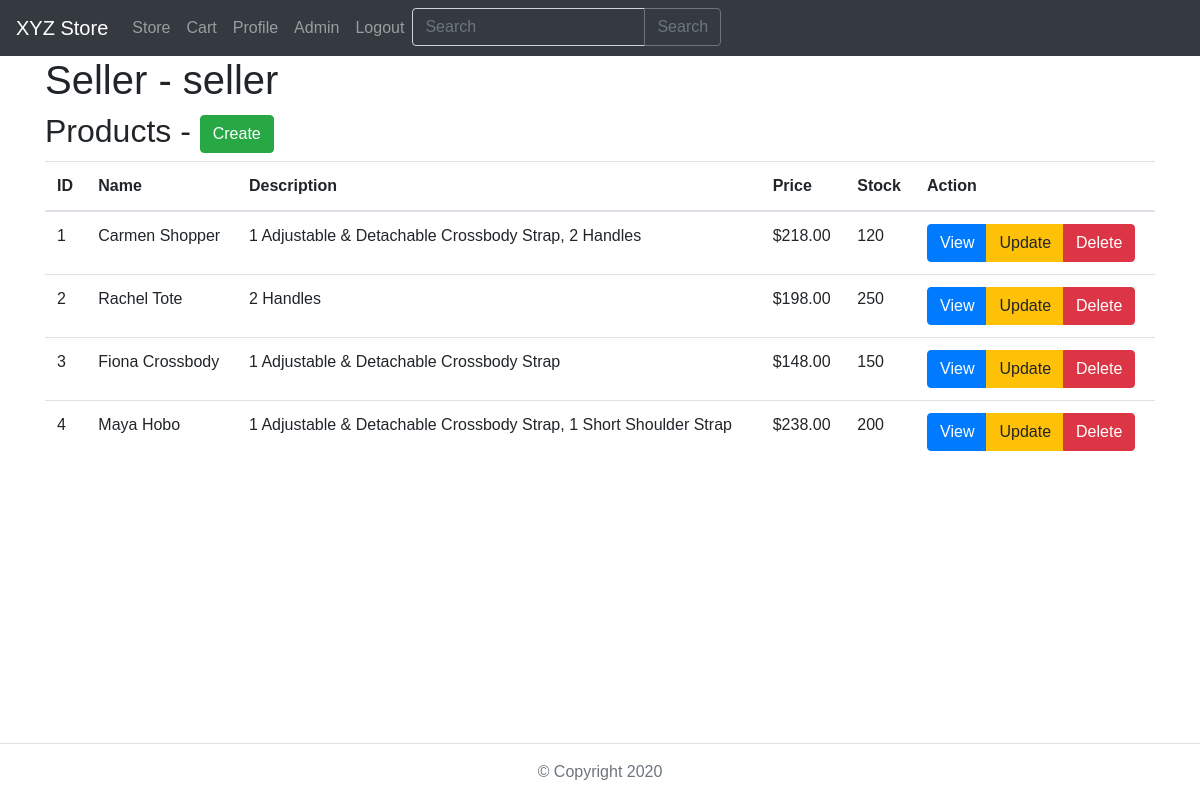
The app's page /admin (signed in) with its own data.
### classes/models.py (models this page shows, shortened)
class User(UserMixin, db.Model):
    id = db.Column(db.Integer, primary_key=True)
    username = db.Column(db.String(25), unique=True, nullable=False)
    email = db.Column(db.String(120), unique=True, nullable=False)
    password = db.Column(db.String(80), nullable=False)
    date_created = db.Column(db.DateTime, default=datetime.now)
    status = db.Column(db.Boolean(), nullable=False, default=True)
    roles = db.relationship(
        "Role",
        secondary=roles_users,
        backref=db.backref("users", lazy='dynamic')
    )
    reviews = db.relationship("Review", backref=db.backref("user"))
    orders = db.relationship("Orders", backref=db.backref("user"))
    creditcards = db.relationship("CreditCard", backref=db.backref("user"), cascade="all, delete, delete-orphan")
    addresses = db.relationship("Address", backref=db.backref("user"), cascade="all, delete, delete-orphan")

class Product(db.Model):
    __tablename__ = 'products'
    __table_args__ = {'extend_existing': True}
    productid = db.Column(db.Integer, primary_key=True)
    product_name = db.Column(db.String(100), nullable=False)
    description = db.Column(db.String(100), nullable=False)
    image = db.Column(db.String(50), nullable=False)
    price = db.Column(db.Numeric(10,2), nullable=False)
    quantity = db.Column(db.Integer, nullable=False)
    deleted = db.Column(db.Boolean(), default=False)
    query_class = QueryWithSoftDelete

### app.py (the view)
@app.route("/admin")
@login_required
@restricted(access_level="admin page")
def admin():
    context = {
        "current_user": current_user,
        "users": User.query.order_by(User.id).all(),
        "products": Product.query.order_by(Product.productid).all(),
        "current_user_roles": [i.name for i in current_user.roles]
    }
    return render_template("admin.html", **context)

### app.py (called while the page is built)
def restricted(access_level):
    def decorator(func):
        @wraps(func)
        def wrapper(*args, **kwargs):
            current_user_roles = [i.name for i in current_user.roles]
            if access_level == "admin page" and not any(i in current_user_roles for i in ["Admin", "Seller", "Staff"]):
                abort(404)
            elif access_level == "admin" and "Admin" not in current_user_roles:
                abort(404)
            elif access_level == "seller" and "Seller" not in current_user_roles:
                abort(404)
            elif access_level == "staff" and "Staff" not in current_user_roles:
                abort(404)
            return func(*args, **kwargs)
        return wrapper
    return decorator

@login_manager.user_loader
def load_user(user_id):
    return User.query.get(int(user_id))

@app.after_request
def add_header(response):
    response.headers['Strict-Transport-Security'] = 'max-age=31536000; includeSubDomains'
    response.headers["X-Content-Type-Options"] = "nosniff"
    response.headers["X-Frame-Options"] = "SAMEORIGIN"
    response.headers['X-XSS-Protection'] = '1; mode=block'
    return response

### classes/models.py (called while the page is built)
    def __new__(cls, *args, **kwargs):
        obj = super(QueryWithSoftDelete, cls).__new__(cls)
        obj._with_deleted = kwargs.pop('_with_deleted', False)
        if len(args) > 0:
            super(QueryWithSoftDelete, obj).__init__(*args, **kwargs)
            return obj.filter_by(deleted=False) if not obj._with_deleted else obj
        return obj

### templates/admin.html (shortened to what this page needs)
{% extends "base.html" %}
{% block content %}
  {% if "Admin" in current_user_roles  %}
    <h1>Admin - {{ current_user.username }}</h1>
  {% elif "Seller" in current_user_roles  %}
    <h1>Seller - {{ current_user.username }}</h1>
  {% elif "Staff" in current_user_roles  %}
    <h1>Staff - {{ current_user.username }}</h1>
  {% endif %}
  {% if ("Seller" or "Staff") in current_user_roles  %}
    <h2>Products - {% if "Seller" in current_user_roles  %}<button class="btn btn-success" onclick="location.href='/products/new'">Create</button>{% endif %}</h2>
    <div class="table-container">
      <table class="table">
        <thead>
          <tr>
            <th>ID</th>
            <th>Name</th>
            <th>Description</th>
            <th>Price</th>
            <th>Stock</th>
            <th>Action</th>
          </tr>
        </thead>
        <tbody>
          {% for product in products %}
            <tr>
              <td>{{ product.productid }}</td>
              <td>{{ product.product_name }}</td>
              <td>{{ product.description }}</td>
              <td>${{ product.price }}</td>
              <td>{{ product.quantity }}</td>
              <td>
                <div class="btn-group">
                  <button class="btn btn-primary" onclick="location.href='/product/{{ product.productid }}'">View</button>
                    {% if "Seller" in current_user_roles  %}
                      <button class="btn btn-warning" onclick="location.href='/products/{{ product.productid }}/update'">Update</button>
                      <button class="btn btn-danger" onclick="confirm('Are you sure you want to delete this product?') && (location.href='/products/{{ product.productid }}/delete')">Delete</button>
                    {% endif %}
                </div>
              </td>
            </tr>
          {% endfor %}
        </tbody>
      </table>
      </div>
    </div>
  {% endif %}
{% endblock %}

### static/css/styles.css (style rules this page uses)
body { margin: 0; font-family: "Source Sans Pro", sans-serif; }

### templates/admin.html (style rules this page uses)
.table-container { overflow-x: auto; }
table { border-collapse: collapse; }
td { position: relative; padding: 5px 10px; }

### records on screen
User: username "seller"
Product: productid "1", product_name "Carmen Shopper", description "1 Adjustable & Detachable Crossbody Strap, 2 Handles", price "218.00", quantity "120"
Product: productid "2", product_name "Rachel Tote", description "2 Handles", price "198.00", quantity "250"
Product: productid "3", product_name "Fiona Crossbody", description "1 Adjustable & Detachable Crossbody Strap", price "148.00", quantity "150"
Product: productid "4", product_name "Maya Hobo", description "1 Adjustable & Detachable Crossbody Strap, 1 Short Shoulder Strap", price "238.00", quantity "200"
